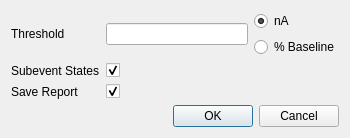
<?xml version="1.0" encoding="UTF-8"?>
<ui version="4.0">
 <class>AnalyzeForEventsDialog</class>
 <widget class="QDialog" name="AnalyzeForEventsDialog">
  <property name="geometry">
   <rect>
    <x>0</x>
    <y>0</y>
    <width>350</width>
    <height>131</height>
   </rect>
  </property>
  <property name="windowTitle">
   <string>Analyze for Events</string>
  </property>
  <layout class="QVBoxLayout" name="verticalLayout">
   <item>
    <layout class="QGridLayout" name="gridLayout">
     <item row="2" column="1">
      <widget class="QCheckBox" name="checkBox_enableSaveReport">
       <property name="text">
        <string/>
       </property>
       <property name="checked">
        <bool>true</bool>
       </property>
      </widget>
     </item>
     <item row="0" column="0">
      <widget class="QLabel" name="label">
       <property name="text">
        <string>Threshold</string>
       </property>
      </widget>
     </item>
     <item row="2" column="0">
      <widget class="QLabel" name="label_3">
       <property name="text">
        <string>Save Report</string>
       </property>
      </widget>
     </item>
     <item row="0" column="1">
      <layout class="QHBoxLayout" name="horizontalLayout">
       <item>
        <widget class="QLineEdit" name="lineEdit_threshold"/>
       </item>
       <item>
        <layout class="QVBoxLayout" name="verticalLayout_2">
         <item>
          <widget class="QRadioButton" name="radioButton_nA">
           <property name="text">
            <string>nA</string>
           </property>
           <property name="checked">
            <bool>true</bool>
           </property>
          </widget>
         </item>
         <item>
          <widget class="QRadioButton" name="radioButton_pctBaseline">
           <property name="text">
            <string>% Baseline</string>
           </property>
          </widget>
         </item>
        </layout>
       </item>
      </layout>
     </item>
     <item row="1" column="0">
      <widget class="QLabel" name="label_2">
       <property name="text">
        <string>Subevent States</string>
       </property>
      </widget>
     </item>
     <item row="1" column="1">
      <widget class="QCheckBox" name="checkBox_enableSubeventStateDetection">
       <property name="text">
        <string/>
       </property>
       <property name="checked">
        <bool>true</bool>
       </property>
      </widget>
     </item>
    </layout>
   </item>
   <item>
    <widget class="QDialogButtonBox" name="buttonBox">
     <property name="orientation">
      <enum>Qt::Horizontal</enum>
     </property>
     <property name="standardButtons">
      <set>QDialogButtonBox::Cancel|QDialogButtonBox::Ok</set>
     </property>
    </widget>
   </item>
  </layout>
 </widget>
 <resources/>
 <connections>
  <connection>
   <sender>buttonBox</sender>
   <signal>accepted()</signal>
   <receiver>AnalyzeForEventsDialog</receiver>
   <slot>accept()</slot>
   <hints>
    <hint type="sourcelabel">
     <x>248</x>
     <y>254</y>
    </hint>
    <hint type="destinationlabel">
     <x>157</x>
     <y>274</y>
    </hint>
   </hints>
  </connection>
  <connection>
   <sender>buttonBox</sender>
   <signal>rejected()</signal>
   <receiver>AnalyzeForEventsDialog</receiver>
   <slot>reject()</slot>
   <hints>
    <hint type="sourcelabel">
     <x>316</x>
     <y>260</y>
    </hint>
    <hint type="destinationlabel">
     <x>286</x>
     <y>274</y>
    </hint>
   </hints>
  </connection>
 </connections>
</ui>
